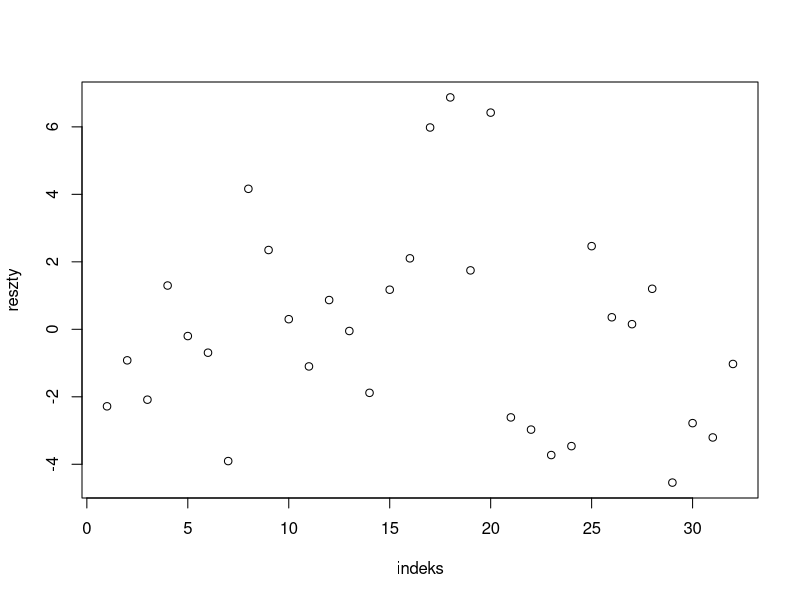
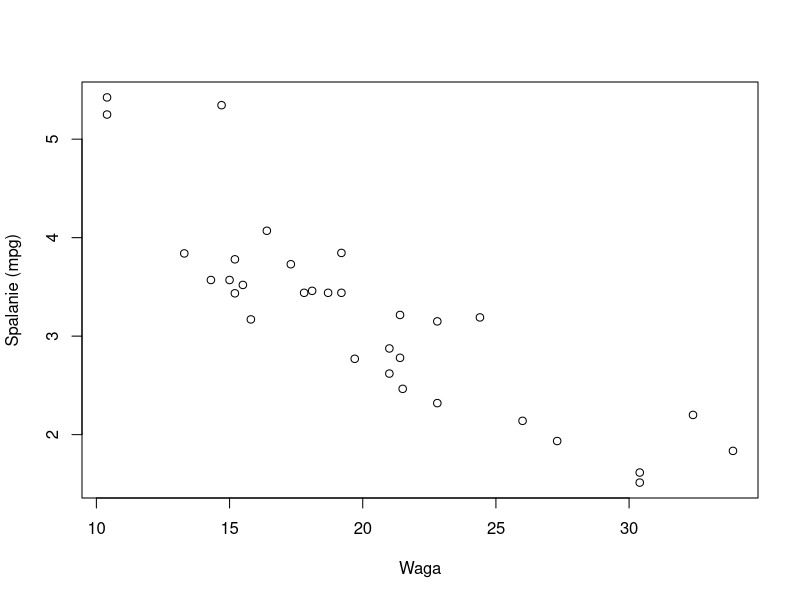
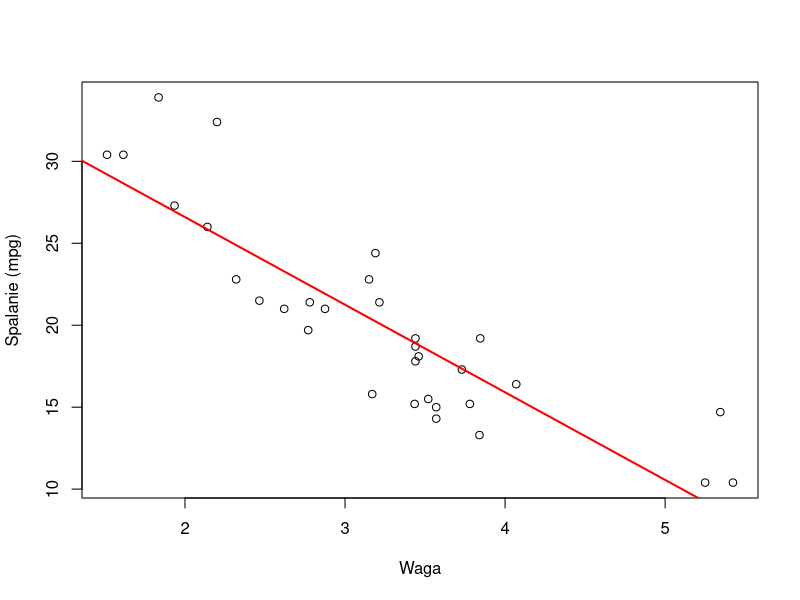
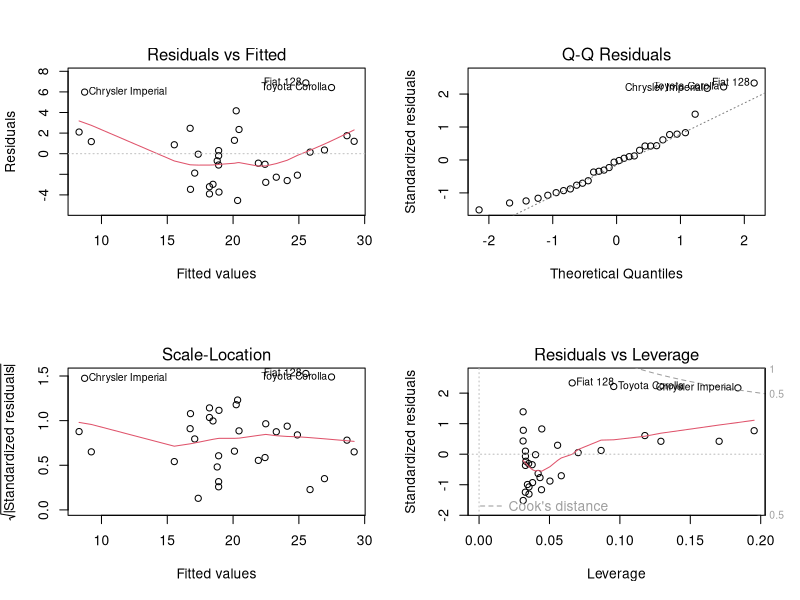

These charts were generated, in order, by the following R code:
## ---- chunk 1
model <- lm(mpg~wt, data = mtcars)
## ---- chunk 2
model
## ---- chunk 3
summary(model)
## ---- chunk 4
model$coefficients
model$coef
model$coef[1]
model$coefficients[2]
## ---- chunk 5
summary(model)$coefficients
summary(model)$coefficients[2, 1]
summary(model)$coef[1, 1]
## ---- chunk 6
summary(model)$r.squared
## ---- chunk 7
#| label: fig-r01
#| fig-cap: Reszty modelu objaśniającego liczbę mil przejechanych na galonie paliwa za pomocą wagi samochodu
plot(model$residuals, ylab = "reszty", xlab = "indeks")
## ---- chunk 8
#| label: fig-r02
#| fig-cap: Waga samochodu i liczba mil przejechanych na galonie paliwa
plot(mtcars$mpg, mtcars$wt,  xlab = "Waga", ylab = "Spalanie (mpg)")
## ---- chunk 9
#| label: fig-r03
#| fig-cap: Waga samochodu i liczba mil przejechanych na galonie paliwa
plot(mtcars$wt, mtcars$mpg, xlab = "Waga", ylab = "Spalanie (mpg)")
abline(model, col = "red", lwd = 2)
## ---- chunk 10
#| label: fig-r04
#| fig-cap: Wykresy diagnostyczne
par(mfrow = c(2, 2))
plot(model)
par(mfrow = c(1, 1))
## ---- chunk 11
nowe_obs <- data.frame(wt = c(2.5, 3.0, 3.5))
predict(model, nowe_obs)
## ---- chunk 12
model2 <- lm(mpg~wt + qsec, data = mtcars)
summary(model2)
## ---- chunk 13
AIC(model, model2)
